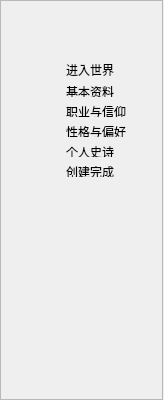
<?xml version="1.0" encoding="UTF-8"?>
<ui version="4.0">
 <class>CharacterCreator_LeftGuidesWidget</class>
 <widget class="QWidget" name="CharacterCreator_LeftGuidesWidget">
  <property name="geometry">
   <rect>
    <x>0</x>
    <y>0</y>
    <width>164</width>
    <height>400</height>
   </rect>
  </property>
  <property name="sizePolicy">
   <sizepolicy hsizetype="Fixed" vsizetype="Expanding">
    <horstretch>0</horstretch>
    <verstretch>0</verstretch>
   </sizepolicy>
  </property>
  <property name="minimumSize">
   <size>
    <width>164</width>
    <height>400</height>
   </size>
  </property>
  <property name="maximumSize">
   <size>
    <width>164</width>
    <height>16777215</height>
   </size>
  </property>
  <property name="windowTitle">
   <string>Form</string>
  </property>
  <widget class="QFrame" name="frame">
   <property name="geometry">
    <rect>
     <x>0</x>
     <y>0</y>
     <width>163</width>
     <height>400</height>
    </rect>
   </property>
   <property name="sizePolicy">
    <sizepolicy hsizetype="Fixed" vsizetype="Expanding">
     <horstretch>0</horstretch>
     <verstretch>0</verstretch>
    </sizepolicy>
   </property>
   <property name="minimumSize">
    <size>
     <width>163</width>
     <height>400</height>
    </size>
   </property>
   <property name="maximumSize">
    <size>
     <width>164</width>
     <height>400</height>
    </size>
   </property>
   <property name="frameShape">
    <enum>QFrame::StyledPanel</enum>
   </property>
   <property name="frameShadow">
    <enum>QFrame::Raised</enum>
   </property>
   <widget class="QWidget" name="layoutWidget">
    <property name="geometry">
     <rect>
      <x>48</x>
      <y>63</y>
      <width>78</width>
      <height>114</height>
     </rect>
    </property>
    <layout class="QGridLayout" name="gridLayout">
     <item row="0" column="1">
      <widget class="QLabel" name="lblPage_0">
       <property name="text">
        <string>进入世界</string>
       </property>
      </widget>
     </item>
     <item row="3" column="1">
      <widget class="QLabel" name="lblPage_3">
       <property name="text">
        <string>&lt;html&gt;&lt;head/&gt;&lt;body&gt;&lt;p&gt;性格与偏好&lt;/p&gt;&lt;/body&gt;&lt;/html&gt;</string>
       </property>
      </widget>
     </item>
     <item row="4" column="1">
      <widget class="QLabel" name="lblPage_4">
       <property name="text">
        <string>&lt;html&gt;&lt;head/&gt;&lt;body&gt;&lt;p&gt;个人史诗&lt;/p&gt;&lt;/body&gt;&lt;/html&gt;</string>
       </property>
      </widget>
     </item>
     <item row="2" column="1">
      <widget class="QLabel" name="lblPage_2">
       <property name="text">
        <string>&lt;html&gt;&lt;head/&gt;&lt;body&gt;&lt;p&gt;职业与信仰&lt;/p&gt;&lt;/body&gt;&lt;/html&gt;</string>
       </property>
      </widget>
     </item>
     <item row="1" column="1">
      <widget class="QLabel" name="lblPage_1">
       <property name="styleSheet">
        <string notr="true"/>
       </property>
       <property name="text">
        <string>&lt;html&gt;&lt;head/&gt;&lt;body&gt;&lt;p&gt;基本资料&lt;/p&gt;&lt;/body&gt;&lt;/html&gt;</string>
       </property>
      </widget>
     </item>
     <item row="0" column="0">
      <widget class="QLabel" name="lblArrow">
       <property name="text">
        <string/>
       </property>
       <property name="pixmap">
        <pixmap resource="coeus_client_qt.qrc">:/coeus_client_qt/right_arrow.png</pixmap>
       </property>
      </widget>
     </item>
     <item row="5" column="1">
      <widget class="QLabel" name="lblPage_5">
       <property name="text">
        <string>&lt;html&gt;&lt;head/&gt;&lt;body&gt;&lt;p&gt;创建完成&lt;/p&gt;&lt;/body&gt;&lt;/html&gt;</string>
       </property>
      </widget>
     </item>
    </layout>
   </widget>
  </widget>
 </widget>
 <resources>
  <include location="coeus_client_qt.qrc"/>
 </resources>
 <connections/>
</ui>
